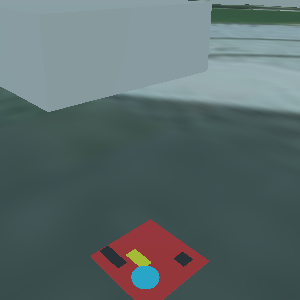
#> input picture results/scout_chip.png, 300 x 300 px; the run also reads 2 pictures not shown here
$ python build_dashboard_python10.py results/scout_chip.png
#> lines starting #> are read from the running program, lines starting #| are printed output that depends on the picture
"""Builds the mission-results dashboard HTML (canvas inline fragment) from results/.

Usage: python build_dashboard.py [--out <dir>]
Writes <out>/drone-mission-dashboard.html and prints the key metrics.
"""
import base64
import csv
import io
import json
import math
import os
import sys

import matplotlib
matplotlib.use("Agg")
import matplotlib.pyplot as plt
import matplotlib.image as mpimg
import cv2

ROOT = os.path.dirname(os.path.abspath(__file__))
RESULTS = os.path.join(ROOT, "results")
DEFAULT_OUT = os.path.join(
    os.path.expanduser("~"), ".qoder", "app", "chat-session-visualizations",
    "c386c8d6-131d-42ca-be1c-01e621fa221e", "visualizations")

TRUTH_XY = (6.0, 4.0)
FOLLOWERS = ("Follower_Drone_01", "Follower_Drone_02")


def read_json(name):
    p = os.path.join(RESULTS, name)
    if os.path.exists(p):
        with open(p) as f:
            return json.load(f)
    return None


def img_b64_jpeg(path, width=340, quality=80):
    p = os.path.join(RESULTS, path)
    if not os.path.exists(p):
        return None
    img = cv2.imread(p)
    if img is None:
        return None
    h, w = img.shape[:2]
    if w > width:
        img = cv2.resize(img, (width, int(h * width / w)), interpolation=cv2.INTER_AREA)
    ok, buf = cv2.imencode(".jpg", img, [cv2.IMWRITE_JPEG_QUALITY, quality])
    if not ok:
        return None
    return base64.b64encode(buf.tobytes()).decode("ascii")


def build_map_png(mark, locks, tracks, meta=None, map_path=None, obstacles=None):
    fig, ax = plt.subplots(figsize=(9.2, 6.8), dpi=110)
    ax.set_facecolor("#fbfbfa")

    colors = {"SCOUT": ("#8a8a8a", "--"), "FOLLOWER_1": ("#1f6fb2", "-"),
              "FOLLOWER_2": ("#d97706", "-")}
    labels = {"SCOUT": "Scout", "FOLLOWER_1": "Follower 1 (4.5 m)", "FOLLOWER_2": "Follower 2 (6.5 m)"}

    realmap = meta is not None and map_path and os.path.exists(map_path)
    if realmap:
        img = mpimg.imread(map_path)
        half = meta["box_m"] / 2.0
        ax.imshow(img, extent=[-half, half, -half, half], origin="upper", zorder=0)
        ax.set_xlim(-half, half)
        ax.set_ylim(-half, half)
        ax.set_title(f"{meta['location']} — mission overlay", fontsize=11, color="#3d3d38")
        halo = 4.5
        lw = 2.2
    else:
        halo = None
        lw = 1.6

    # Building footprints (the obstacles the drones detour around)
    if obstacles:
        from matplotlib.patches import Rectangle
        labeled_osm = labeled_block = False
        for b in obstacles:
            is_block = b.get("id") == "corridor_block"
            label = None
            if is_block and not labeled_block:
                label, labeled_block = "Corridor obstacle", True
            elif not is_block and not labeled_osm:
                label, labeled_osm = "3D buildings (OSM)", True
            ax.add_patch(Rectangle((b["minx"], b["miny"]), b["maxx"] - b["minx"],
                                   b["maxy"] - b["miny"],
                                   facecolor="#e11d48" if is_block else "#6b7280",
                                   edgecolor="white", lw=1.0, alpha=0.55, zorder=1,
                                   label=label))

    # Onboard-lidar sensed obstacle centroids (Milestones 7/9 hit map)
    m7 = (read_json("report.json") or {}).get("milestone_7_detail") or {}
    sensed_pts = []
    for s in m7.values():
        if isinstance(s, dict):
            for c in (s.get("sensed_obstacle_centroids") or []):
                sensed_pts.append((c[0], c[1]))
    if sensed_pts:
        ax.scatter([p[0] for p in sensed_pts], [p[1] for p in sensed_pts],
                   s=42, marker="x", color="#f59e0b", linewidths=2.2,
                   label="Lidar-sensed obstacle centroids", zorder=5)

    for name, (color, style) in colors.items():
        rows = tracks.get(name, [])
        if not rows:
            continue
        xs = [r[1] for r in rows]
        ys = [r[2] for r in rows]
        if realmap:
            ax.plot(xs, ys, color="white", lw=halo, zorder=2, alpha=0.9)
        ax.plot(xs, ys, style, color=color, lw=lw, label=labels[name], alpha=0.95, zorder=3)
        ax.plot(xs[0], ys[0], "o", ms=5, mfc="white", mec=color, mew=1.6, zorder=4)

    if realmap:
        ax.plot(TRUTH_XY[0], TRUTH_XY[1], "*", ms=26, mfc="#c0392b", mec="white", mew=1.6,
                label="Ground target (6.0, 4.0)", zorder=6)
    else:
        ax.plot(TRUTH_XY[0], TRUTH_XY[1], "*", ms=22, mfc="#c0392b", mec="#7a1f14", mew=1.2,
                label="Ground target (6.0, 4.0)", zorder=5)
    if mark:
        tg = mark["target_gps"]
        if realmap:
            ax.plot(tg[0], tg[1], "X", ms=16, mfc="#16a34a", mec="white", mew=1.6,
                    label="Scout's marked coords", zorder=6)
        else:
            ax.plot(tg[0], tg[1], "X", ms=13, mfc="#16a34a", mec="#14532d", mew=1.4,
                    label="Scout's marked coords", zorder=6)
    for fid in FOLLOWERS:
        lk = locks.get(fid)
        if lk:
            if realmap:
                ax.plot(lk["gps"][0], lk["gps"][1], "^", ms=14, mfc="#facc15", mec="black",
                        mew=1.2, zorder=6, label=f"{fid.replace('_Drone_0', ' ')} terminal hover")
            else:
                ax.plot(lk["gps"][0], lk["gps"][1], "^", ms=11, mfc="#facc15", mec="#854d0e",
                        mew=1.4, zorder=6, label=f"{fid.replace('_Drone_0', ' ')} terminal hover")

    ax.set_xlabel("World East (m)")
    ax.set_ylabel("World North (m)")
    if not realmap:
        ax.set_aspect("equal", adjustable="box")
        ax.grid(True, color="#d9d9d4", lw=0.6, alpha=0.7)
        for spine in ax.spines.values():
            spine.set_color("#b5b5ae")
        ax.tick_params(colors="#3d3d38")
    else:
        ax.set_aspect("equal", adjustable="box")
        for spine in ax.spines.values():
            spine.set_color("#8a8a84")
        ax.tick_params(colors="#3d3d38")
    ax.legend(loc="upper left", framealpha=0.95, fontsize=9, edgecolor="#cccccc")
    fig.tight_layout()

    buf = io.BytesIO()
    fig.savefig(buf, format="png", facecolor="white")
    plt.close(fig)
    return base64.b64encode(buf.getvalue()).decode("ascii")


def fmt_cm(m):
    return f"{m * 100:.1f}"


def _svg_polyline(points, color, w=560, h=120, ymin=None, ymax=None):
    """Minimal SVG polyline scaled to the value range."""
    if not points:
        return ""
    ys = [v for _, v in points]
    lo = min(ys) if ymin is None else ymin
    hi = max(ys) if ymax is None else ymax
    if hi - lo < 1e-9:
        hi = lo + 1e-9
    xs = [t for t, _ in points]
    t0, t1 = min(xs), max(xs)
    if t1 - t0 < 1e-9:
        return ""
    pts = " ".join(f"{(t - t0) / (t1 - t0) * w:.1f},{h - (v - lo) / (hi - lo) * (h - 8) - 4:.1f}"
                   for t, v in points)
    return (f'<polyline fill="none" stroke="{color}" stroke-width="1.5" points="{pts}"/>'
            f'<text x="4" y="12" font-size="10" fill="{color}">{hi:.3f}</text>'
            f'<text x="4" y="{h - 4}" font-size="10" fill="{color}">{lo:.3f}</text>')


def build_phase_telemetry(report, followers):
    """Phase 6-10 telemetry section: 10-milestone table, wind-force SVG,
    GPS-wander SVG, radio drop/retransmission log, lidar hit summary, and the
    Monte Carlo summary when present."""
    milestones = report.get("milestones") or {}
    m5 = report.get("milestone_5_detail") or {}
    m6 = report.get("milestone_6_detail") or {}
    m7 = report.get("milestone_7_detail") or {}
    m9 = report.get("milestone_9_detail") or {}
    m10 = report.get("milestone_10_detail") or {}

    labels = [
        ("1_raycast_precision", "1. Scout raycast precision (≤5 cm)"),
        ("2_reception_visual_id", "2. Radio reception + visual ID"),
        ("3_airspace_deconfliction", "3. Airspace deconfliction"),
        ("4_drift_correction_visual_homing", "4. Drift correction (terminal <5 cm)"),
        ("5_obstacle_avoidance", "5. Obstacle avoidance (clearance/detour)"),
        ("6_live_gps_wander_ibvs", "6. Live GPS wander ±0.45 m + pure IBVS"),
        ("7_mapless_sensor_avoidance", "7. Mapless onboard-lidar avoidance"),
        ("8_degraded_radio_retransmission", "8. Degraded radio: drops + CRC retransmit"),
        ("9_multi_obstacle_and_wind_rejection", "9. Two-block slalom + wind rejection"),
        ("10_fiducial_geometry_verification", "10. Fiducial geometry + orientation"),
    ]
    mrows = ""
    for key, label in labels:
        ok = milestones.get(key)
        badge = ("<span class='viz-badge'>PASS</span>" if ok
                 else "<span class='viz-badge' style='background:#b23;'>FAIL</span>")
        mrows += f"<tr><td>{label}</td><td style='text-align:right;'>{badge}</td></tr>"

    # wind force SVG from wind_log.csv
    wind_svg = ""
    wind_path = os.path.join(RESULTS, "wind_log.csv")
    if os.path.exists(wind_path):
        fx, fy, fz = [], [], []
        with open(wind_path) as f:
            for row in csv.DictReader(f):
                t = float(row["t"])
                fx.append((t, float(row["fx_n"])))
                fy.append((t, float(row["fy_n"])))
                fz.append((t, float(row["fz_n"])))
        w, h = 560, 120
        body = (_svg_polyline(fx, "#4a90d9", w, h, -0.06, 0.06)
                + _svg_polyline(fy, "#d97b4a", w, h, -0.06, 0.06)
                + _svg_polyline(fz, "#5aa05a", w, h, -0.06, 0.06))
        wind_svg = (f'<svg viewBox="0 0 {w} {h}" style="width:100%;max-width:640px;'
                    f'background:var(--border-standard);border-radius:6px;">{body}</svg>'
                    f'<p class="text-small text-muted" style="margin:4px 0 0;">'
                    f'Supervisor wind forces (N): blue = x, orange = y, green = z '
                    f'(steady crosswind + Dryden-style gusts, spec profile ×'
                    f'{(m9.get("wind_model") or {}).get("wind_scale_vs_spec", "?")}). '
                    f'Per-step log: results/wind_log.csv</p>')

    # GPS wander magnitude SVG (reconstructed from the verified wander model)
    wander_svg = ""
    seed = report.get("mc_seed", 0)
    wpts = {f: [] for f in FOLLOWERS}
    for fid in FOLLOWERS:
        import random as _r
        rng = _r.Random(int(seed) * 104729 + hash(fid) % 1000)
        phase_off = rng.uniform(0, 6.28)
        base = 0.0 if fid.endswith("01") else 1.7
        for t10 in range(0, 1700, 10):
            t = t10 / 10.0
            ph = base + phase_off
            wx = 0.30 * math.sin(0.25 * t + ph) + 0.15 * math.cos(0.61 * t + ph)
            wy = 0.28 * math.cos(0.21 * t + ph) - 0.14 * math.sin(0.53 * t + ph)
            wpts[fid].append((t, math.hypot(wx, wy)))
    w, h = 560, 110
    body = (_svg_polyline(wpts["Follower_Drone_01"], "#4a90d9", w, h, 0, 0.75)
            + _svg_polyline(wpts["Follower_Drone_02"], "#d97b4a", w, h, 0, 0.75))
    wander_svg = (f'<svg viewBox="0 0 {w} {h}" style="width:100%;max-width:640px;'
                  f'background:var(--border-standard);border-radius:6px;">{body}</svg>'
                  f'<p class="text-small text-muted" style="margin:4px 0 0;">'
                  f'Per-follower GNSS wander magnitude (m) over the mission — the IBVS '
                  f'terminal lock is immune to all of it. Max wander: '
                  f'{m6.get("Follower_Drone_01", {}).get("max_gps_wander_m", 0):.2f} / '
                  f'{m6.get("Follower_Drone_02", {}).get("max_gps_wander_m", 0):.2f} m</p>')

    # radio drop / retransmission log
    radio_rows = ""
    for fid in FOLLOWERS:
        h_ = followers[fid]["handoff"] or {}
        lk = followers[fid]["lock"] or {}
        drops = h_.get("dropped_packets") or []
        drop_txt = ", ".join(f"seq {d.get('seq')} ({d.get('reason')})" for d in drops) or "none"
        radio_rows += (f"<tr><td>{'F1' if fid.endswith('01') else 'F2'}</td>"
                       f"<td class='tabular-nums'>{drop_txt}</td>"
                       f"<td class='tabular-nums'>{h_.get('decode_latency_ms', 0):.0f} ms</td>"
                       f"<td class='tabular-nums'>{h_.get('receipt_lag_from_mark_ms', 0):.0f} ms</td>"
                       f"<td class='tabular-nums'>locked from seq {lk.get('handoff_packet_seq', '—')} "
                       f"(crc {str(lk.get('handoff_crc_valid', '—')).lower()})</td></tr>")

    # lidar hit summary
    lidar_rows = ""
    for did, s in sorted(m7.items()):
        if not isinstance(s, dict) or "sensor_hits_count" not in s:
            continue
        cents = s.get("sensed_obstacle_centroids") or []
        lidar_rows += (f"<tr><td>{did}</td>"
                       f"<td class='tabular-nums'>{s.get('sensor_hits_count', 0):,}</td>"
                       f"<td class='tabular-nums'>{len(cents)}</td>"
                       f"<td class='tabular-nums'>{s.get('use_json_map_in_controller') and 'MAP USED' or 'map-free'}</td></tr>")

    # Monte Carlo summary (when the multi-trial suite has run)
    mc_html = ""
    mc_path = os.path.join(ROOT, "results_mc", "mc_summary.json")
    if os.path.exists(mc_path):
        with open(mc_path) as f:
            mc = json.load(f)
        te = mc.get("terminal_error_m") or {}
        mc_html = (
            f"<p style='margin:26px 0 6px;font-weight:500;'>Monte Carlo suite "
            f"({mc.get('n_trials')} seeded trials — varied wind/wander phases)</p>"
            f"<p style='margin:0 0 8px;color:var(--seed-muted);'>"
            f"Trials passed: <b>{mc.get('pass_count')}/{mc.get('n_trials')}</b> — "
            f"terminal error min {te.get('min', 0) * 100:.2f} cm / mean "
            f"{te.get('mean', 0) * 100:.2f} cm / max {te.get('max', 0) * 100:.2f} cm. "
            f"Per-milestone pass rates and per-trial evidence: "
            f"results_mc/mc_summary.json</p>")

    return f"""
  <p style="margin:26px 0 6px;font-weight:500;">All 10 acceptance milestones</p>
  <div class="table-responsive"><table style="border-collapse:collapse;width:100%;">
    <tbody>{mrows}</tbody></table></div>

  <p style="margin:26px 0 6px;font-weight:500;">Wind disturbance telemetry (Milestone 9)</p>
  {wind_svg}

  <p style="margin:26px 0 6px;font-weight:500;">Follower GPS wander vs the GPS-free terminal lock (Milestone 6)</p>
  {wander_svg}

  <p style="margin:26px 0 6px;font-weight:500;">Degraded radio log (Milestone 8)</p>
  <div class="table-responsive"><table style="border-collapse:collapse;width:100%;">
    <thead><tr style="text-align:left;color:var(--seed-muted);">
      <th style="padding:4px 8px;border-bottom:1px solid var(--border-standard);">Drone</th>
      <th style="padding:4px 8px;border-bottom:1px solid var(--border-standard);">Dropped packets</th>
      <th style="padding:4px 8px;border-bottom:1px solid var(--border-standard);">Decode latency</th>
      <th style="padding:4px 8px;border-bottom:1px solid var(--border-standard);">Receipt lag from mark</th>
      <th style="padding:4px 8px;border-bottom:1px solid var(--border-standard);">Recovery</th>
    </tr></thead><tbody>{radio_rows}</tbody></table></div>

  <p style="margin:26px 0 6px;font-weight:500;">Onboard lidar sensing (Milestones 7/9)</p>
  <div class="table-responsive"><table style="border-collapse:collapse;width:100%;">
    <thead><tr style="text-align:left;color:var(--seed-muted);">
      <th style="padding:4px 8px;border-bottom:1px solid var(--border-standard);">Drone</th>
      <th style="padding:4px 8px;border-bottom:1px solid var(--border-standard);">Beam hits recorded</th>
      <th style="padding:4px 8px;border-bottom:1px solid var(--border-standard);">Clusters at final sample</th>
      <th style="padding:4px 8px;border-bottom:1px solid var(--border-standard);">Control mode</th>
    </tr></thead><tbody>{lidar_rows}</tbody></table></div>
  {mc_html}"""


def main():
    out_dir = sys.argv[sys.argv.index("--out") + 1] if "--out" in sys.argv else DEFAULT_OUT
    os.makedirs(out_dir, exist_ok=True)

    mark = read_json("mark.json")
#> (reads results_prev/mark.json from the repository)
    truth = read_json("ground_truth.json")
#> (reads results_prev/ground_truth.json from the repository)
    followers = {}
    for fid in FOLLOWERS:
        followers[fid] = {
            "handoff": read_json(f"handoff_{fid}.json"),
            "lock": read_json(f"lock_{fid}.json"),
            "visual": read_json(f"visual_id_{fid}.json"),
        }

    tracks = {}
    tracks_path = os.path.join(RESULTS, "tracks.csv")
    if os.path.exists(tracks_path):
        with open(tracks_path) as f:
            for row in csv.DictReader(f):
                name = row["drone"]
                if name not in tracks:
                    tracks[name] = []
                tracks[name].append((float(row["t"]), float(row["x"]), float(row["y"]),
                                     float(row["z"])))
        for name in tracks:
            n = len(tracks[name])
            if n > 1500:
                tracks[name] = tracks[name][:: max(1, n // 1500)]

    mission_ok = bool(mark and truth and truth.get("outcome") == "mission_complete"
                      and all(followers[f]["lock"] for f in FOLLOWERS))
    mark_err_cm = None
    drift_mag = None
    if mark:
        tg = mark.get("target_gps_clean", mark["target_gps"])
        mark_err_cm = math.hypot(tg[0] - TRUTH_XY[0], tg[1] - TRUTH_XY[1]) * 100
        if mark.get("gps_drift_injected_xy"):
            drift_mag = math.hypot(*mark["gps_drift_injected_xy"])
    mark_err_cm = mark_err_cm or 0.0

    if mark:
        lags = [followers[f]["handoff"]["sim_time_s"] - mark["sim_time_s"]
                for f in FOLLOWERS if followers[f]["handoff"]]
        receipt_lag = max(lags) if lags else 0.0
    else:
        receipt_lag = 0.0

    def term_err_cm(fid):
        lk = followers[fid]["lock"]
        return fmt_cm(lk["terminal_error_m"]) if lk else "—"

    meta = read_json("world_meta.json")
#> (reads results/world_meta.json from the repository)
    map_path = os.path.join(ROOT, "worlds", "textures", "realmap_esri.png") if meta else None
    obstacles = read_json("buildings_obstacles.json") or []
#> (reads results_prev/buildings_obstacles.json from the repository)
    locks = {f: followers[f]["lock"] for f in FOLLOWERS}
    map_png = build_map_png(mark, locks, tracks, meta, map_path, obstacles)
#> in build_map_png, `fig.savefig(buf, format="png", facecolor="white")`:
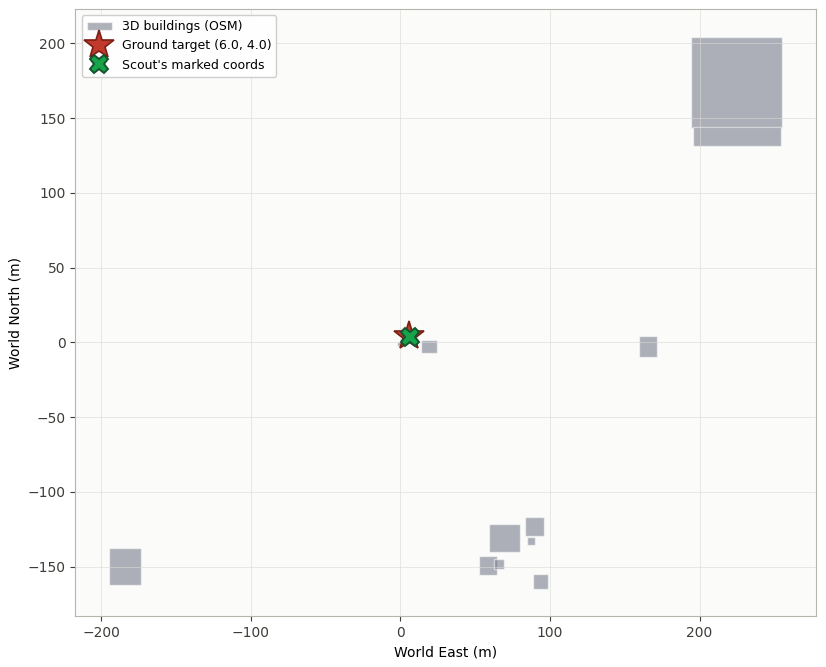
#> figure drawn by matplotlib, 1 panel

    if meta:
        map_caption = (f"Mission tracks over the satellite map of {meta['location']} — anchor "
                       f"{meta['anchor'][0]} N, {meta['anchor'][1]} W = world origin (0,0). "
                       f"Grey dashed: Scout patrol. Blue/orange: followers. Green ×: coordinates "
                       f"broadcast in the handoff packet. Yellow ▲: final hover positions. "
                       f"Grey boxes: OSM 3D buildings; red box: corridor obstacle — note the curved "
                       f"detours around them. {meta.get('attribution', '')}")
    else:
        map_caption = ("Grey dashed: Scout patrol from (-6,-4). Blue/orange: followers from their "
                       "home holds to the marked coordinates. Green ×: coordinates broadcast in the "
                       "handoff packet. Yellow ▲: final hover positions.")

    chip = img_b64_jpeg("scout_chip.png", 300)
#> in img_b64_jpeg, img is the input picture: shape (300, 300, 3); mean B, G, R 107, 106.3, 90.7
#> in img_b64_jpeg, `ok, buf = cv2.imencode(".jpg", img, [cv2.IMWRITE_JPEG_QUALITY, quality])`: buf = 5572 values, max 255 at index 0, min 0 at index 4, mean 115.1
    img_f1 = img_b64_jpeg("id_frame_Follower_Drone_01.png")
#> call 2 of img_b64_jpeg, with path = 'id_frame_Follower_Drone_01.png', width = 340, quality = 80
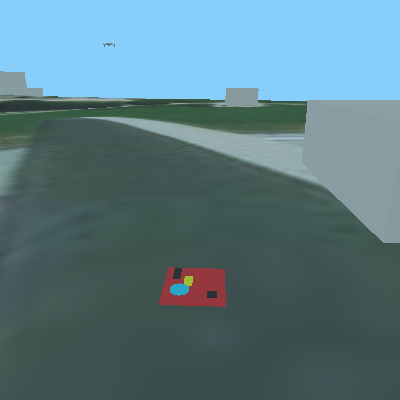
#> input picture results/id_frame_Follower_Drone_01.png, 400 x 400 px
#> in img_b64_jpeg, img is the input picture: shape (400, 400, 3); mean B, G, R 130.7, 122, 90.1
#> in img_b64_jpeg (call 2), `ok, buf = cv2.imencode(".jpg", img, [cv2.IMWRITE_JPEG_QUALITY, quality])`: buf = 6478 values, max 255 at index 0, min 0 at index 4, mean 114.3
    img_f2 = img_b64_jpeg("id_frame_Follower_Drone_02.png")
#> call 3 of img_b64_jpeg, with path = 'id_frame_Follower_Drone_02.png', width = 340, quality = 80
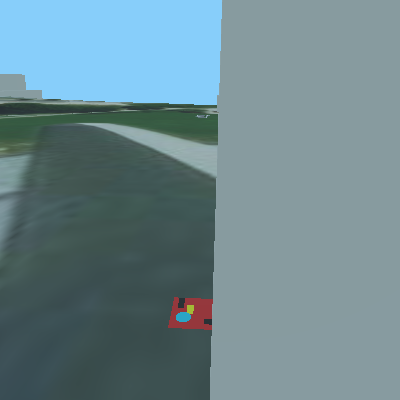
#> input picture results/id_frame_Follower_Drone_02.png, 400 x 400 px
#> in img_b64_jpeg, img is the input picture: shape (400, 400, 3); mean B, G, R 142.3, 135.3, 108.5
#> (the rest of the program and of its run is left out)
